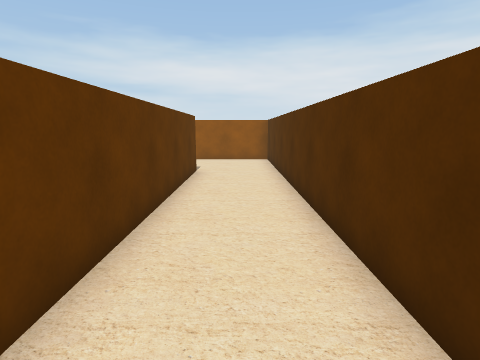
View 1 (above)

17 first-person views from a walk through a scene from a Unity 3-D project. The camera is 1.5 m above the floor, tilts 10° down and sees 80° across. The floor is counted in squares, 1 m on a side. Each view is taken from the middle of a square. On the plan, view 1 faces up. The plan holds only what a view shows up to about 14 squares ahead; the rest is blank. The place goes on beyond the plan. The player is left out.

View 2
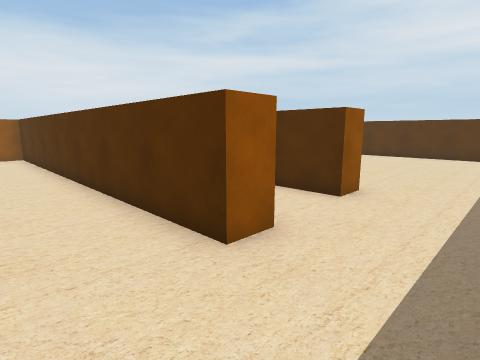

View 3
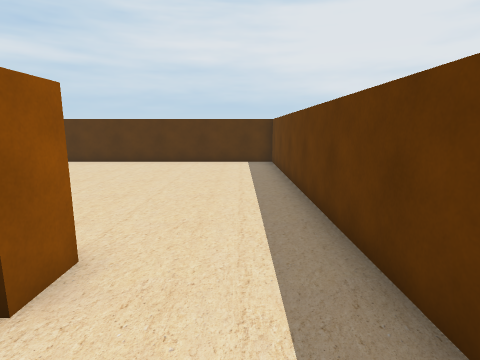

View 4
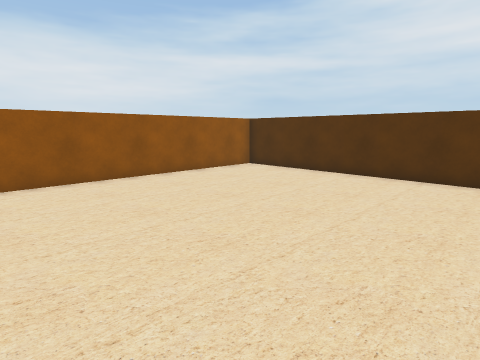

View 5
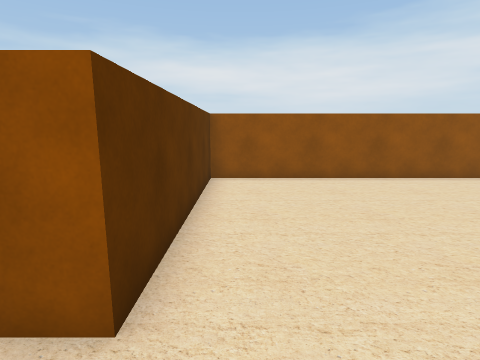

View 6
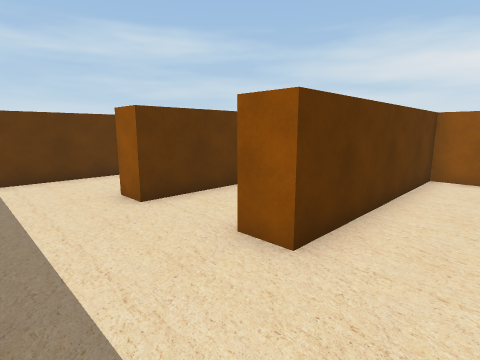

View 7
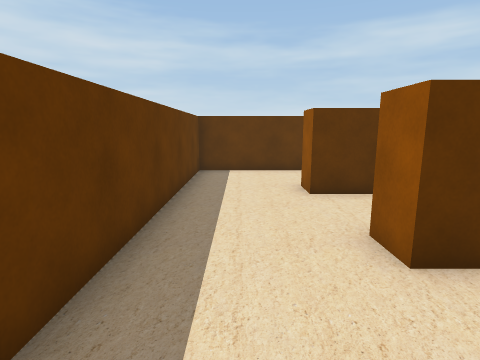

View 8
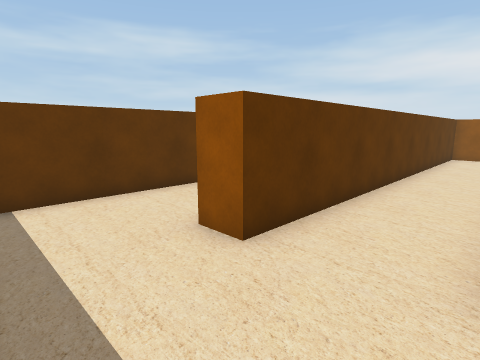

View 9
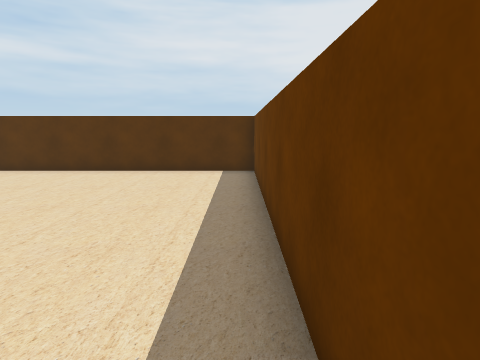

View 10
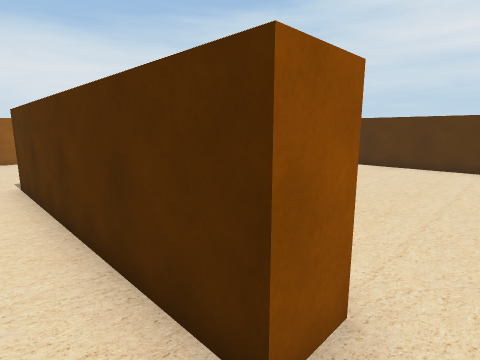

View 11
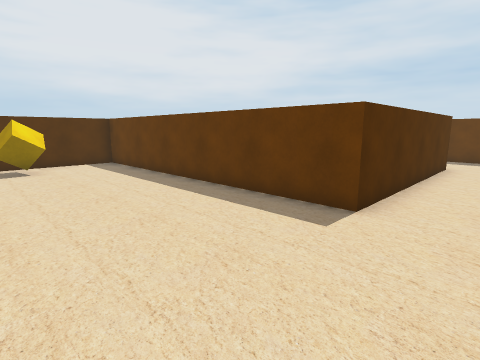

View 12
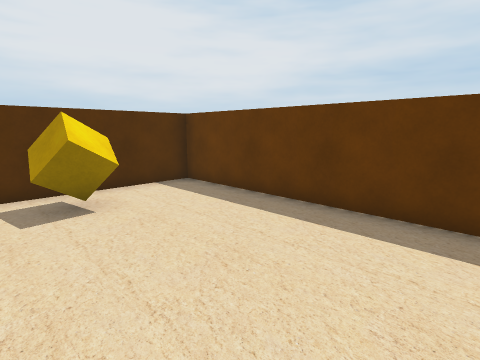

View 13
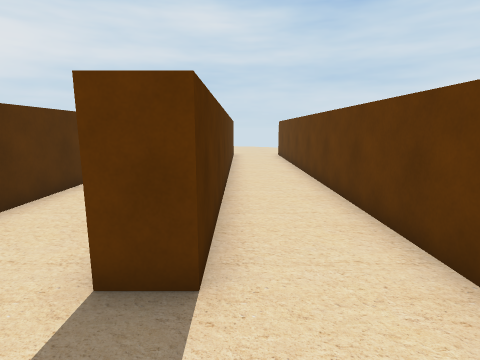

View 14
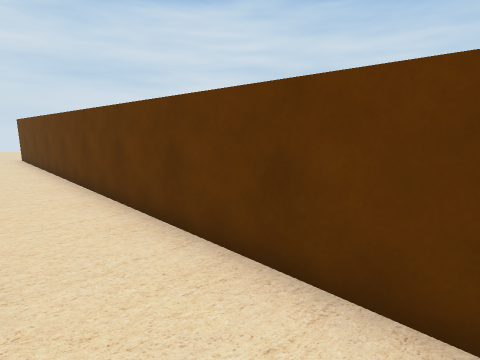

View 15
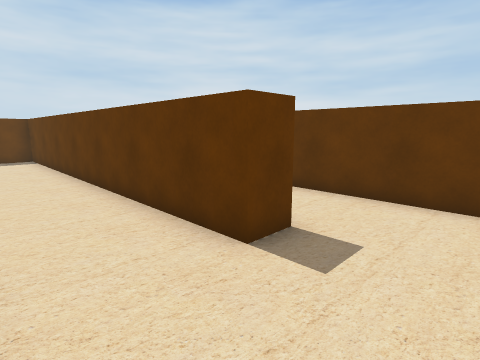

View 16
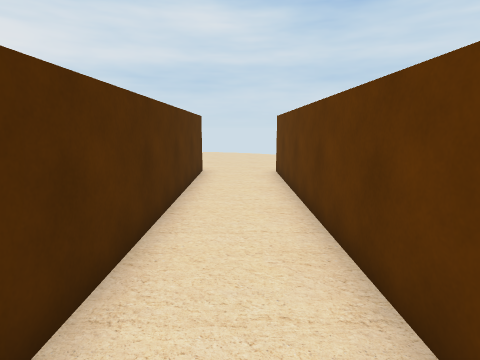

View 17
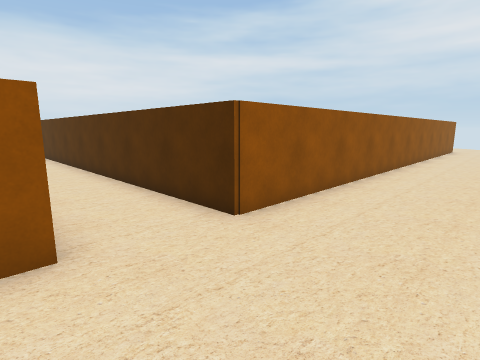

### Floor plan
Points are (right, up) in squares from view 1. A wall is a line through its corners. A room is listed if a view was taken in it or the views show most of it. See-through windows are left out.
Room 1 (views 1, 2, 3, 4, 5, 6, 7, 8, 9, 10, 13, 14, 15, 16)
walls: (2.4, -0.3) (1.4, -0.3) (1.4, 13.5); (-2.6, -4.5) (-2.6, 10.5) (-1.6, 10.5) (-1.6, -3.5) (16.5, -3.5) (16.5, 6.9) (6.1, 6.9) (6.1, -0.1) (5.1, -0.1); (-5.3, 13) (-5.3, -4.5)
ways out: opening at (3.5, 0) to room 2; opening at (-3.5, -4) to room 3
Room 2 (views 11, 12)
walls: (2.4, 13.5) (2.4, -0.3); (5.1, -0.1) (5.1, 7.9) (16.5, 7.9) (16.5, 12.5)
ways out: opening at (3.5, 0) to room 1
objects: cube (15, 11) to (15, 12)
Room 3 (view 17)
walls: (-5.3, -4.5) (-5.9, -4.5); (10.6, -4.5) (-2.6, -4.5)
ways out: opening at (-3.5, -4) to room 1

Positions as (right, up) in squares from view 1, and headings:
1: (0, 0), facing up
2: (-1, -3), facing up-right
3: (3, -2), facing right
4: (7, -2), facing up-right
5: (7, -2), facing up
6: (8, -3), facing up-left
7: (9, -2), facing left
8: (5, -3), facing up-left
9: (6, -3), facing right
10: (4, -1), facing up-right
11: (3, 13), facing down-right
12: (9, 13), facing down-right
13: (-3, 13), facing down
14: (-3, 13), facing down-left
15: (1, 13), facing down-left
16: (-4, 6), facing down
17: (-6, -8), facing up-right
